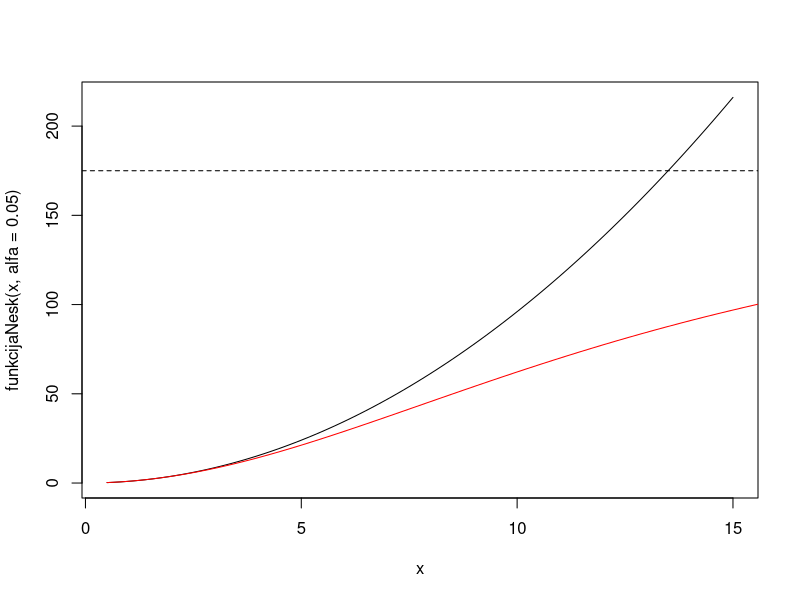
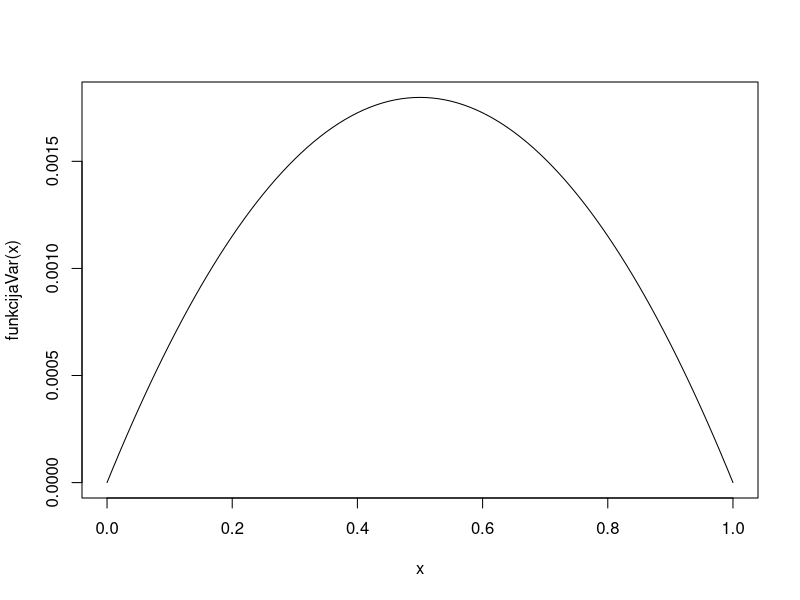

Source code (R) for these figures, in order:
# naloga 3.2
# narisi graf velikosti vzorca v odvisnosti od sd za neskoncno pop.
funkcijaNesk = function(sigma,alfa=0.05){
  z = qnorm(p=1-alfa/2)
  return((sigma*z/2)^2)
}

curve(funkcijaNesk(x,alfa=0.05), from=0.5, to=15)

# dodaj graf velikosti vzorca v odvisnosti od sd za koncno pop.
funkcijaKoncna = function(sigma,alfa=0.05,N=175){
  z = qnorm(p=1-alfa/2)
  return((sigma*z)^2*N/(4*(N-1)+(sigma*z)^2))
}

curve(funkcijaKoncna(x,alfa=0.05,N=175), from=0.5, to=30,
      add=TRUE,col="red")
abline(h=175,lty=2)

# naloga 3.4(d)  variabilnost deleza
n = 140
p=0.7
p*(1-p)/(n-1) #nepristranska cenilka za varianco deleza

funkcijaVar = function(p){
  return(p*(1-p)/(n-1))
}
curve(funkcijaVar(x),from=0,to=1)
